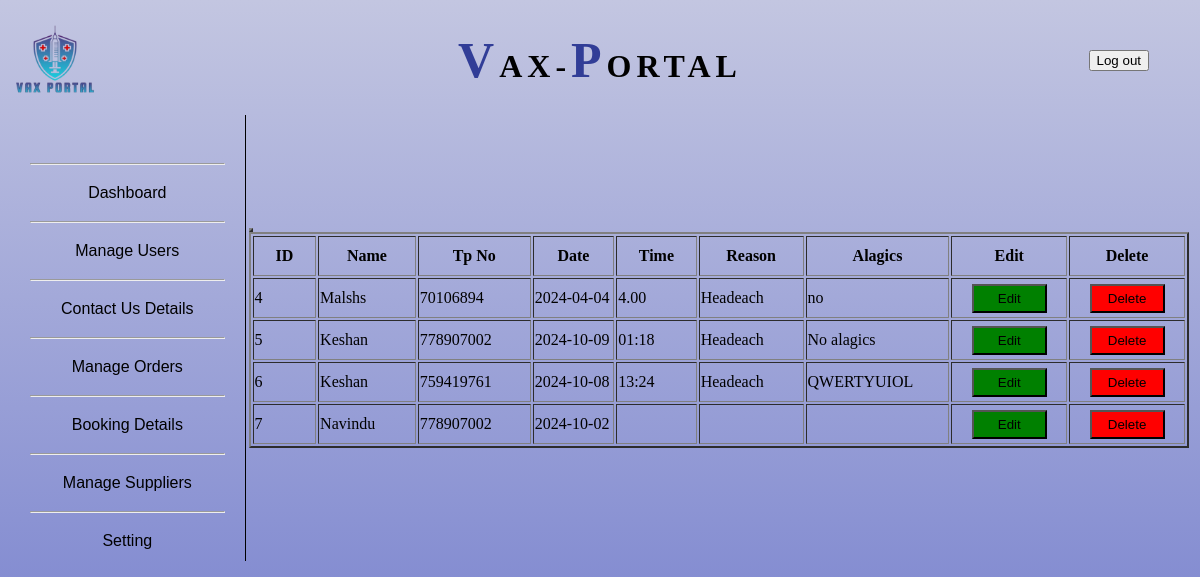
/Admin/booking/displayBookingDetails.php, run on the app's committed database.
### tables this page shows
CREATE TABLE `booking` (
  `bookingID` int(11) NOT NULL,
  `Name` varchar(30) DEFAULT NULL,
  `TpNo` int(12) DEFAULT NULL,
  `Date` date DEFAULT NULL,
  `Time` varchar(15) DEFAULT NULL,
  `Reason` varchar(150) DEFAULT NULL,
  `Alagics` varchar(100) DEFAULT NULL
);

### Admin/booking/displayBookingDetails.php (the view, shortened to what this page needs)
<?php
require_once "../../DB_Connection.php";
?>
<!DOCTYPE html>
<html>
<head>
</head>
<body style="overflow-X:hidden;">
  <div id="header">
    <table style="width: 100%;">
      <tr>
        <td style="width: 25%">
          <img src="../images/allPages/logo.png" alt="campanyLogo" width="30%">
        </td>
        <td>
          <h1><span>V</span>AX-<span>P</span>ORTAL</h1>
        </td>
        <td style="width: 25%;">
          <button style="float: right;margin-right:40px;">Log out</button>
        </td>
      </tr>
    </table>
  </div>
  <div>
    <table style="width:100%; ">
      <tr>
        <?php require_once "../adminNavbar.php"; ?>
        <td id="dataDisplay">
          <table border="2">
            <table border="2">
              <tr align="center">
                <th width="500">ID</th>
                <th width="500">Name</th>
                <th width="500">Tp No</th>
                <th width="500">Date</th>
                <th width="500">Time</th>
                <th width="500">Reason</th>
                <th width="500">Alagics</th>
                <th width="500">Edit</th>
                <th width="500">Delete</th>
              </tr>
              <?php
              $disply = "SELECT * FROM booking";
              $result = $conn->query($disply);
              if($result -> num_rows>0)
              {
                while ($rows=$result->fetch_assoc())
                {
                  echo"<tr>
                  <td>" .$rows['bookingID']."</td>
                  <td>" .$rows['Name']."</td>
                  <td>" .$rows['TpNo']."</td>
                  <td>" .$rows['Date']."</td>
                  <td>" .$rows['Time']."</td>
                  <td>" .$rows['Reason']."</td>
                  <td>" .$rows['Alagics']."</td>
                  <form method='POST' action='./updateBooking.php'>
                  <input type='hidden' name='id' value='".$rows['bookingID'] ."'>
                  <th><input class='editBtn' type='submit' name='edit' value='Edit'></th>
                  </form>
                  <form method='POST' action='displayBookingDetails.php'>
                    <input type='hidden' name='ID' value='" . $rows['bookingID'] . "'>
                      <th><input class='deleteBtn' type='submit' name='delete' value='Delete'></th>
                    </form>
                  </tr>";
                }
              }
              ?>
            </table>
        </td>
      </tr>
    </table>
  </div>
</body>
</html>

### Admin/adminNavbar.php (shortened to what this page needs)
<?php
echo '<td id="nav">
            <hr>
            <a href="./dashboard.php"><button class="leftNavbtn">Dashboard</button></a> <br>
            <hr>
            <a href="./manageUsers/manageUsers_staff.php"><button class="leftNavbtn">Manage Users</button></a> <br>
            <hr>
            <a href="./contactus/CUdisplay.php"><button class="leftNavbtn">Contact Us Details</button></a> <br>
            <hr>
            <a href="./dashboard.php"><button class="leftNavbtn">Manage Orders</button></a> <br>
            <hr>
            <a href="./booking/displayBookingDetails.php"><button class="leftNavbtn">Booking Details</button></a> <br>
            <hr>
            <a href="./dashboard.php"><button class="leftNavbtn">Manage Suppliers</button></a> <br>
            <hr>
            <a href="./dashboard.php"><button class="leftNavbtn">Setting</button></a> <br>
        </td>';
?>

### Admin/booking/displayBookingDetails.php (style rules this page uses)
#header h1>span { color: #313d97; font-size: 50px; }
#header h1 { margin-top: 20px; text-align: center; font-family: 'Times New Roman', Times, serif; letter-spacing: 5px; font-weight: bold; }
.leftNavbtn { width: 100%; height: 40px; border: none; background-color: transparent; font-size: medium; }
#dataDisplay tr { height:40px; }
.editBtn,.deleteBtn { padding: 5px; width: 75px; cursor: pointer; }
.editBtn { background-color: green; }
.deleteBtn { background-color: red; }

### Admin/adminNavbar.php (style rules this page uses)
button { cursor: pointer; }
#nav { width: 20%; padding:40px 20px 0px 20px; border-right: 1px solid black; vertical-align:top; }
body { background: linear-gradient(0deg, rgb(107, 118, 203) 0%, rgba(195, 198, 225, 1) 100%); height: 100vh; }

### data on the page
booking: bookingID "4", Name "Malshs", TpNo "70106894", Date "2024-04-04", Time "4.00", Reason "Headeach", Alagics "no"
booking: bookingID "5", Name "Keshan", TpNo "778907002", Date "2024-10-09", Time "01:18", Reason "Headeach", Alagics "No alagics"
booking: bookingID "6", Name "Keshan", TpNo "759419761", Date "2024-10-08", Time "13:24", Reason "Headeach", Alagics "QWERTYUIOL"
booking: bookingID "7", Name "Navindu", TpNo "778907002", Date "2024-10-02"
